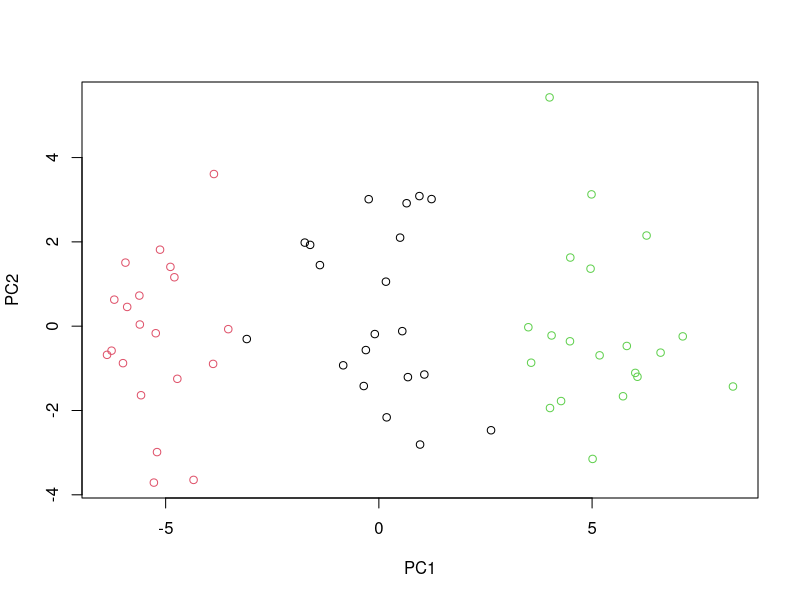

The R script that drew this image:
library(MASS)

##(a)
set.seed(1)

dataset <- rbind(matrix(rnorm(20*50, mean = 2), nrow = 20),
                      matrix(rnorm(20*50, mean= 1.3), nrow = 20),
                      matrix(rnorm(20*50, mean=2.7), nrow = 20))

##(b)
dataset.pca = prcomp(dataset)$x
plot(dataset.pca[,1:2], col=c(rep(1,20), rep(2,20), rep(3,20)))

##(c)
km <- kmeans(dataset, centers = 3)
#comparison
table(km$cluster, rep(c(1:3), each = 20))
##    1  2  3
## 1  0  0 20
## 2  0 20  0
## 3 20  0  0 the clusters are exactly the same as the construction

##(d)
km_2 <- kmeans(dataset, centers = 2)
#comparison
table(km_2$cluster, rep(c(1:3), each = 20))
##    1  2  3
## 1 15  0 20
## 2  5 20  0
## class 2 and 3 are classified into different clusters
## but class 1 were divided into 2 different clusters with class 2 and 3

##(e)
km_4 <- kmeans(dataset, centers = 4)
#comparison
table(km_4$cluster, rep(c(1:3), each = 20))
##    1  2  3
## 1  0  0  6
## 2  0  0 14
## 3  0 20  0
## 4 20  0  0 overfit

## class 1 and 2 are classified into different clusters
## but class 1 is classified into 2 other clusters

##(f)
km_pca <- kmeans(dataset.pca[, 1:2], centers = 3)
##comparison
table(km_pca$cluster, rep(c(1:3), each = 20))
##    1  2  3
## 1  0  0 20
## 2  0 20  0
## 3 20  0  0 the clusters are exactly the same as the construction

##(g)
km_scale <- kmeans(scale(dataset), centers = 3)
##comparison
table(km_scale$cluster, rep(c(1:3), each = 20))
##    1  2  3
## 1  0  0 20
## 2 20  0  0
## 3  0 20  0 same as before, the clusters are exactly the same as the construction

